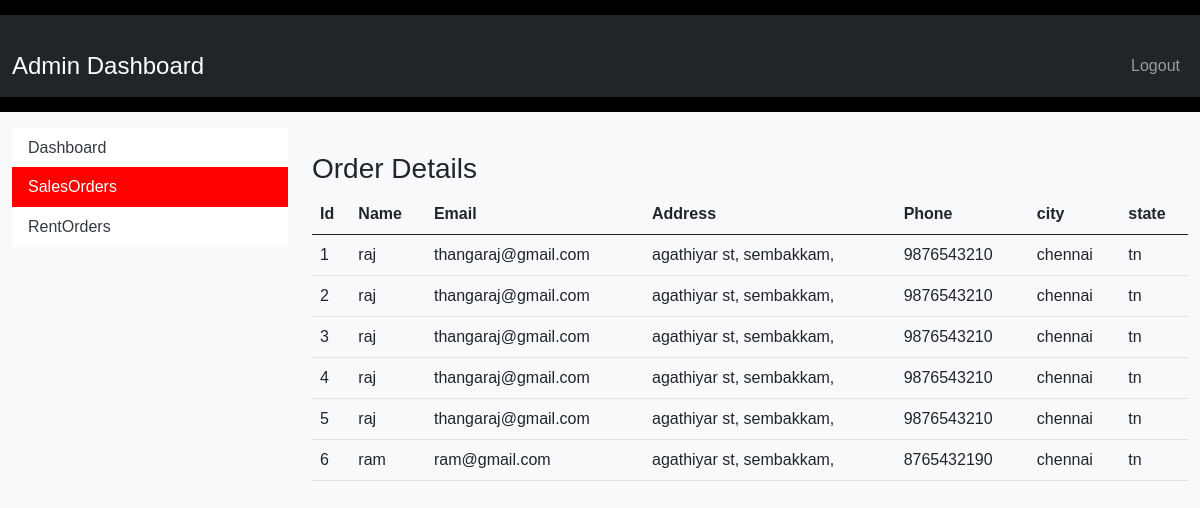
The app's page /cartorder, older data.
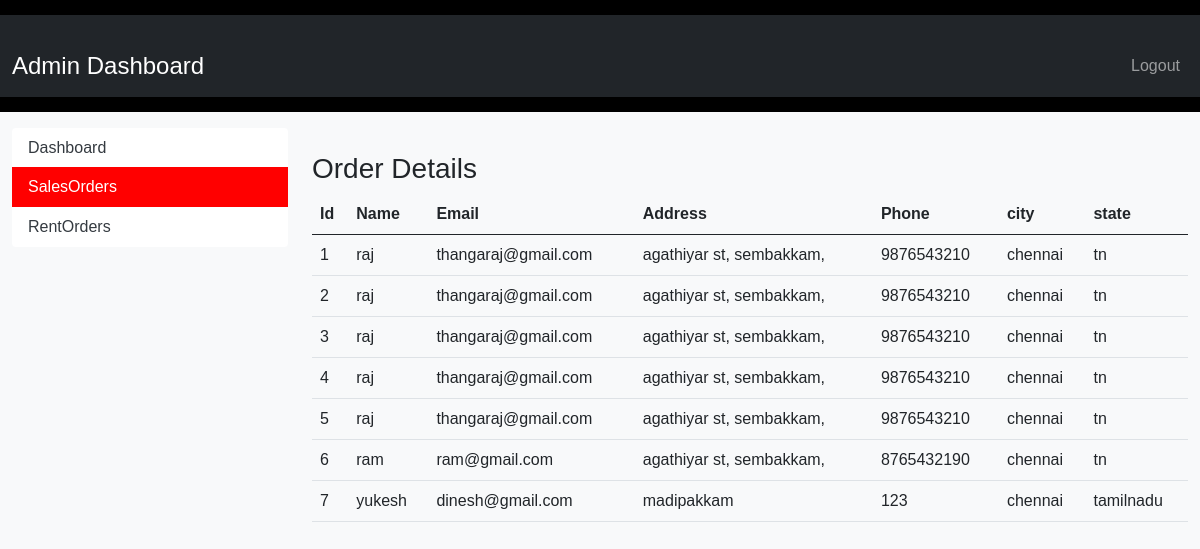
The same page, newer data.
### tables this page shows
CREATE TABLE cartorders (
                    id INTEGER PRIMARY KEY AUTOINCREMENT,
                    name TEXT,
                    email TEXT,
                    fdate DATE,
                    tdate DATE,
                    address TEXT,
                    phone TEXT,
                    city TEXT,
                    state TEXT
                );

### app.py (the view)
@app.route('/cartorder')
def cartorders():
    conn = sqlite3.connect('admin.db')
    cursor = conn.cursor()
    cursor.execute("SELECT id,name, email, address, phone, city, state FROM cartorders")
    order_data = cursor.fetchall()
    conn.close()
    return render_template('cartorder.html',order_data=order_data)

### templates/cartorder.html (shortened to what this page needs)
<!DOCTYPE html>
<html lang="en">
<head>
    <link href="https://cdn.jsdelivr.net/npm/bootstrap@5.0.2/dist/css/bootstrap.min.css" rel="stylesheet">
    <link rel="stylesheet" href="{{ url_for('static', filename='admin.css') }}">
</head>
<body>
    <header>
        <nav class="navbar navbar-expand-lg navbar-dark bg-dark">
            <div class="container-fluid">
                <a class="navbar-brand" href="#">Admin Dashboard</a>
                <div class="collapse navbar-collapse" id="navbarNav">
                    <ul class="navbar-nav ms-auto">
                        <li class="nav-item">
                            <a class="nav-link" href="admin">Logout</a>
                        </li>
                    </ul>
                </div>
            </div>
        </nav>
    </header>
    <div class="container-fluid mt-3">
        <div class="row">
            <div class="col-md-3">
                <div class="list-group">
                    <a href="/admin" class="list-group-item list-group-item-action">Dashboard</a>
                    <a href="/cartorder" class="list-group-item list-group-item-action active">SalesOrders</a>
                    <a href="/order" class="list-group-item list-group-item-action">RentOrders</a>
                </div>
            </div>
            <div class="col-md-9">
                <div class="mt-4">
                    <h3>Order Details</h3>
                    <table class="table">
                        <thead>
                            <tr>
                                <th>Id</th>
                                <th>Name</th>
                                <th>Email</th>
                                <th>Address</th>
                                <th>Phone</th>
                                <th>city</th>
                                <th>state</th>
                            </tr>
                        </thead>
                        <tbody>
                            {% for row in order_data %}
                            <tr>
                                <td>{{ row[0] }}</td>
                                <td>{{ row[1] }}</td>
                                <td>{{ row[2] }}</td>
                                <td>{{ row[3] }}</td>
                                <td>{{ row[4] }}</td>
                                <td>{{ row[5] }}</td>
                                <td>{{ row[6] }}</td>
                            </tr>
                            {% endfor %}
                        </tbody>
                    </table>
                </div>
            </div>
        </div>
    </div>
</body>
</html>

### static/admin.css (style rules this page uses)
body { font-family: Arial, sans-serif; background-color: #f8f9fa; }
header { background-color: #000000; padding: 15px 0; }
header .navbar-brand { font-size: 1.5rem; }
.navbar-nav .nav-link { color: #ffffff; }
.container-fluid { margin-top: 20px; }
.list-group-item { background-color: #ffffff; color: #343a40; border: none; }
.list-group-item.active { background-color: #ff0000; color: #ffffff; border-color: #007bff; }

Row changes from the older to the newer data that the page shows:
added cartorders: id "7", name "yukesh", email "dinesh@gmail.com", address "madipakkam", phone "123", city "chennai", state "tamilnadu"
